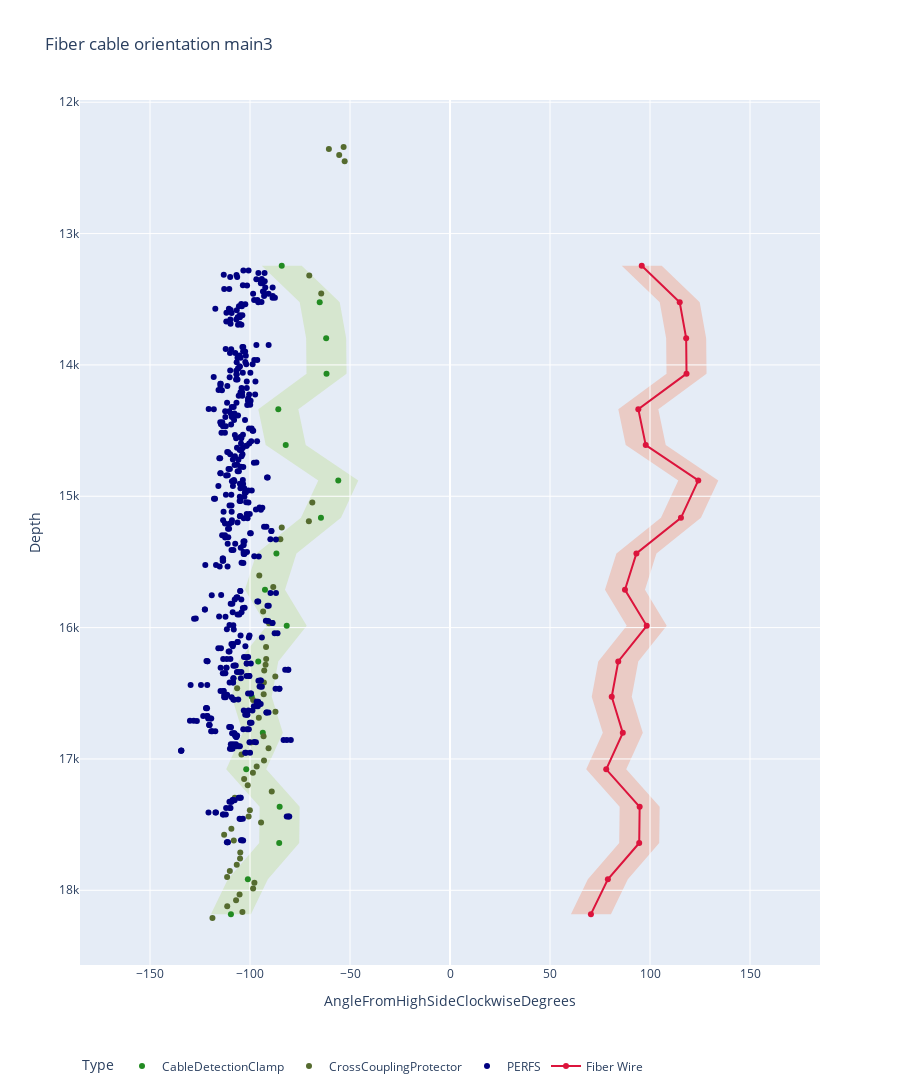

Here is the notebook cell this chart was saved with:
### Code cell
from re import template


fig = go.Figure()

# Add windows
gozone_svg = ''.join([f'M {xy[0][0]+10},{xy[0][1]} ' if xy[1]==0 else f'L{xy[0][0]+10},{xy[0][1]} ' for xy in zip(combined.loc[combined['type']=='CableDetectionClamp', ['plot_angle','depth']].values,range(combined.loc[combined['type']=='CableDetectionClamp', ['plot_angle','depth']].shape[0]))])+''.join([f' L{xy[0][0]-10},{xy[0][1]} Z' if xy[1]==0 else f' L{xy[0][0]-10},{xy[0][1]}' for xy in zip(combined.loc[combined['type']=='CableDetectionClamp', ['plot_angle','depth']].values,range(combined.loc[combined['type']=='CableDetectionClamp', ['plot_angle','depth']].shape[0]))][::-1])

nogozone_svg = ''.join([f'M {xy[0][0]+10},{xy[0][1]} ' if xy[1]==0 else f'L{xy[0][0]+10},{xy[0][1]} ' for xy in zip(combined.loc[combined['type']=='CableDetectionClamp', ['fiber_plot_angle','depth']].values,range(combined.loc[combined['type']=='CableDetectionClamp', ['fiber_plot_angle','depth']].shape[0]))])+''.join([f' L{xy[0][0]-10},{xy[0][1]} Z' if xy[1]==0 else f' L{xy[0][0]-10},{xy[0][1]}' for xy in zip(combined.loc[combined['type']=='CableDetectionClamp', ['fiber_plot_angle','depth']].values,range(combined.loc[combined['type']=='CableDetectionClamp', ['fiber_plot_angle','depth']].shape[0]))][::-1])

fig.update_layout(shapes=[dict(type="path", path=gozone_svg, fillcolor='rgba(154,205,50,0.2)', line=dict(width=0), layer='below'), dict(type="path", path=nogozone_svg, fillcolor='rgba(255,69,0,0.2)', line=dict(width=0), layer='below')])

# Add traces
fig.add_trace(go.Scatter(x=combined.loc[combined['type']=='CableDetectionClamp', 'plot_angle'], y=combined.loc[combined['type']=='CableDetectionClamp', 'depth'], mode='markers', name='CableDetectionClamp', marker_color='forestgreen', customdata=combined.loc[combined['type']=='CableDetectionClamp', ['hadware_name', 'angle_rounded']]))

fig.add_trace(go.Scatter(x=combined.loc[combined['type']=='CrossCouplingProtector', 'plot_angle'], y=combined.loc[combined['type']=='CrossCouplingProtector', 'depth'], mode='markers', name='CrossCouplingProtector', marker_color='darkolivegreen', customdata=combined.loc[combined['type']=='CrossCouplingProtector', ['hadware_name', 'angle_rounded']]))

# fig.add_trace(go.Scatter(x=combined.loc[combined['type']=='Centralizer', 'plot_angle'], y=combined.loc[combined['type']=='Centralizer', 'depth'], mode='markers', name='Centralizer', marker_color='cadetblue', customdata=combined.loc[combined['type']=='Centralizer', ['hadware_name', 'angle_rounded']]))

# fig.add_trace(go.Scatter(x=combined.loc[combined['type']=='Other', 'plot_angle'], y=combined.loc[combined['type']=='Other', 'depth'], mode='markers', name='Other', marker_color='navy', customdata=combined.loc[combined['type']=='Other', ['hadware_name', 'angle_rounded']]))

fig.add_trace(go.Scatter(x=combined.loc[combined['type']=='PERFS', 'plot_angle'], y=combined.loc[combined['type']=='PERFS', 'depth'], mode='markers', name='PERFS', marker_color='navy', customdata=combined.loc[combined['type']=='PERFS', ['name', 'angle_rounded']]))

fig.add_trace(go.Scatter(x=combined.loc[combined['type']=='CableDetectionClamp', 'fiber_plot_angle'], y=combined.loc[combined['type']=='CableDetectionClamp', 'depth'], mode='lines+markers', name='Fiber Wire', marker_color='crimson', customdata=combined.loc[combined['type']=='CableDetectionClamp', ['hadware_name', 'fiber_angle_rounded']]))

fig.update_traces(hovertemplate='%{customdata[0]}<br>%{customdata[1]}')
fig.update_xaxes(range=[-185, 185])
fig.update_yaxes(autorange="reversed")
fig.update_layout(hovermode="y", title="Fiber cable orientation main3", legend_title="Type", legend_orientation="h", yaxis_title="Depth", xaxis_title='AngleFromHighSideClockwiseDegrees', height=2000, template="plotly")
fig.show()

### Figure 1 — Plotly figure (JSON) as saved in the notebook; plotly's stock layout.template omitted (floating-point values rounded to 4 significant figures; data arrays with more than 128 entries replaced by an {"elided": "..."} marker saying what was removed)
{"data": [{"customdata": [["CDC1", 250], ["CDC2", 259], ["CDC3", 275], ["CDC4", 275], ["CDC5", 258], ["CDC6", 266], ["CDC7", 261], ["CDC8", 264], ["CDC9", 278], ["CDC10", 267], ["CDC11", 273], ["CDC12", 295], ["CDC13", 304], ["CDC14", 278], ["CDC15", 274], ["CDC16", 298], ["CDC17", 298], ["CDC18", 295], ["CDC19", 276]], "hovertemplate": "%{customdata[0]}<br>%{customdata[1]}", "marker": {"color": "forestgreen"}, "mode": "markers", "name": "CableDetectionClamp", "type": "scatter", "x": [-109.5, -101.1, -85.39, -85.18, -101.9, -93.6, -99.13, -95.87, -81.64, -92.52, -86.79, -64.52, -55.86, -82.13, -85.84, -61.74, -61.92, -65.15, -84.13], "y": [18180.0, 17920.0, 17640.0, 17360.0, 17080.0, 16800.0, 16530.0, 16260.0, 15990.0, 15710.0, 15440.0, 15160.0, 14880.0, 14610.0, 14340.0, 14070.0, 13800.0, 13520.0, 13250.0]}, {"customdata": [["CCP1", 241], ["CCP2", 256], ["CCP3", 249], ["CCP4", 253], ["CCP5", 255], ["CCP6", 262], ["CCP7", 262], ["CCP8", 249], ["CCP9", 250], ["CCP10", 253], ["CCP11", 255], ["CCP12", 255], ["CCP14", 252], ["CCP15", 247], ["CCP16", 251], ["CCP17", 266], ["CCP18", 259], ["CCP19", 260], ["CCP21", 252], ["CCP22", 271], ["CCP23", 259], ["CCP24", 257], ["CCP25", 261], ["CCP26", 263], ["CCP27", 267], ["CCP28", 256], ["CCP29", 269], ["CCP30", 260], ["CCP31", 267], ["CCP34", 264], ["CCP35", 273], ["CCP37", 262], ["CCP38", 267], ["CCP39", 254], ["CCP40", 267], ["CCP41", 273], ["CCP42", 267], ["CCP43", 268], ["CCP44", 268], ["CCP46", 268], ["CCP50", 270], ["CCP52", 267], ["CCP56", 272], ["CCP58", 265], ["CCP64", 275], ["CCP66", 276], ["CCP67", 289], ["CCP70", 291], ["CCP105", 296], ["CCP108", 290], ["CCP127", 307], ["CCP128", 305], ["CCP129", 299], ["CCP130", 307]], "hovertemplate": "%{customdata[0]}<br>%{customdata[1]}", "marker": {"color": "darkolivegreen"}, "mode": "markers", "name": "CrossCouplingProtector", "type": "scatter", "x": [-118.8, -103.8, -111.4, -107.0, -105.2, -98.45, -97.8, -111.4, -110.1, -106.6, -105.0, -104.9, -108.1, -112.9, -109.3, -94.47, -100.7, -100.1, -107.6, -89.12, -101.1, -102.9, -98.55, -96.66, -93.01, -104.3, -90.72, -99.57, -93.21, -95.58, -87.27, -98.44, -93.15, -106.4, -93.07, -87.34, -92.89, -92.21, -91.91, -91.97, -90.47, -93.44, -88.37, -95.35, -84.81, -84.13, -70.57, -68.84, -64.39, -70.36, -52.67, -55.4, -60.55, -53.19], "y": [18210.0, 18170.0, 18120.0, 18080.0, 18030.0, 17990.0, 17940.0, 17900.0, 17850.0, 17810.0, 17760.0, 17710.0, 17620.0, 17580.0, 17530.0, 17480.0, 17440.0, 17390.0, 17300.0, 17250.0, 17200.0, 17150.0, 17110.0, 17060.0, 17010.0, 16970.0, 16920.0, 16870.0, 16830.0, 16690.0, 16640.0, 16550.0, 16510.0, 16460.0, 16420.0, 16370.0, 16330.0, 16280.0, 16240.0, 16150.0, 15970.0, 15880.0, 15690.0, 15600.0, 15330.0, 15240.0, 15190.0, 15050.0, 13460.0, 13320.0, 12450.0, 12400.0, 12360.0, 12340.0]}, {"customdata": {"elided": "483x2 mixed values"}, "hovertemplate": "%{customdata[0]}<br>%{customdata[1]}", "marker": {"color": "navy"}, "mode": "markers", "name": "PERFS", "type": "scatter", "x": {"elided": "483 float values"}, "y": {"elided": "483 float values"}}, {"customdata": [["CDC1", 70], ["CDC2", 79], ["CDC3", 95], ["CDC4", 95], ["CDC5", 78], ["CDC6", 86], ["CDC7", 81], ["CDC8", 84], ["CDC9", 98], ["CDC10", 87], ["CDC11", 93], ["CDC12", 115], ["CDC13", 124], ["CDC14", 98], ["CDC15", 94], ["CDC16", 118], ["CDC17", 118], ["CDC18", 115], ["CDC19", 96]], "hovertemplate": "%{customdata[0]}<br>%{customdata[1]}", "marker": {"color": "crimson"}, "mode": "lines+markers", "name": "Fiber Wire", "type": "scatter", "x": [70.47, 78.93, 94.61, 94.82, 78.11, 86.4, 80.87, 84.13, 98.36, 87.48, 93.21, 115.5, 124.1, 97.87, 94.16, 118.3, 118.1, 114.9, 95.87], "y": [18180.0, 17920.0, 17640.0, 17360.0, 17080.0, 16800.0, 16530.0, 16260.0, 15990.0, 15710.0, 15440.0, 15160.0, 14880.0, 14610.0, 14340.0, 14070.0, 13800.0, 13520.0, 13250.0]}], "layout": {"height": 2000, "hovermode": "y", "legend": {"orientation": "h", "title": {"text": "Type"}}, "shapes": [{"fillcolor": "rgba(154,205,50,0.2)", "layer": "below", "line": {"width": 0}, "path": "M -99.53457399999999,18181.83200242228 L-91.06963819999999,17916.187098908522 L-75.39271079999997,17640.0828643514 L-75.17527330000001,17364.10078531 L-91.8861604,17078.88070072364 L-83.59912800000001,16801.48120365788 L-89.13475970000002,16526.50639827076 L-85.86993159999997,16257.71958520764 L-71.64092590000001,15986.345088334678 L-82.51532099999997,15712.288806599001 L-76.79055590000002,15435.086458489679 L-54.522895000000005,15163.9328671356 L-45.860460699999976,14879.65162116196 L-72.1281692,14610.4012057218 L-75.844087,14337.41690236688 L-51.74238810000003,14066.53849474864 L-51.91840079999997,13796.02215735196 L-55.14667420000001,13522.68670569184 L-74.1289951,13245.02207082232  L-94.1289951,13245.02207082232 L-75.1466742,13522.68670569184 L-71.91840079999997,13796.02215735196 L-71.74238810000003,14066.53849474864 L-95.844087,14337.41690236688 L-92.1281692,14610.4012057218 L-65.86046069999998,14879.65162116196 L-74.522895,15163.9328671356 L-96.79055590000002,15435.086458489679 L-102.51532099999997,15712.288806599001 L-91.64092590000001,15986.345088334678 L-105.86993159999997,16257.71958520764 L-109.13475970000002,16526.50639827076 L-103.59912800000001,16801.48120365788 L-111.8861604,17078.88070072364 L-95.17527330000001,17364.10078531 L-95.39271079999997,17640.0828643514 L-111.06963819999999,17916.187098908522 L-119.53457399999999,18181.83200242228 Z", "type": "path"}, {"fillcolor": "rgba(255,69,0,0.2)", "layer": "below", "line": {"width": 0}, "path": "M 80.46542600000001,18181.83200242228 L88.93036180000001,17916.187098908522 L104.60728920000003,17640.0828643514 L104.82472669999999,17364.10078531 L88.1138396,17078.88070072364 L96.40087199999999,16801.48120365788 L90.86524029999998,16526.50639827076 L94.13006840000003,16257.71958520764 L108.35907409999999,15986.345088334678 L97.48467900000003,15712.288806599001 L103.20944409999998,15435.086458489679 L125.477105,15163.9328671356 L134.13953930000002,14879.65162116196 L107.8718308,14610.4012057218 L104.155913,14337.41690236688 L128.25761189999997,14066.53849474864 L128.08159920000003,13796.02215735196 L124.8533258,13522.68670569184 L105.8710049,13245.02207082232  L85.8710049,13245.02207082232 L104.8533258,13522.68670569184 L108.08159920000003,13796.02215735196 L108.25761189999997,14066.53849474864 L84.155913,14337.41690236688 L87.8718308,14610.4012057218 L114.13953930000002,14879.65162116196 L105.477105,15163.9328671356 L83.20944409999998,15435.086458489679 L77.48467900000003,15712.288806599001 L88.35907409999999,15986.345088334678 L74.13006840000003,16257.71958520764 L70.86524029999998,16526.50639827076 L76.40087199999999,16801.48120365788 L68.1138396,17078.88070072364 L84.82472669999999,17364.10078531 L84.60728920000003,17640.0828643514 L68.93036180000001,17916.187098908522 L60.46542600000001,18181.83200242228 Z", "type": "path"}], "title": {"text": "Fiber cable orientation main3"}, "xaxis": {"range": [-185, 185], "title": {"text": "AngleFromHighSideClockwiseDegrees"}}, "yaxis": {"autorange": "reversed", "title": {"text": "Depth"}}}}
